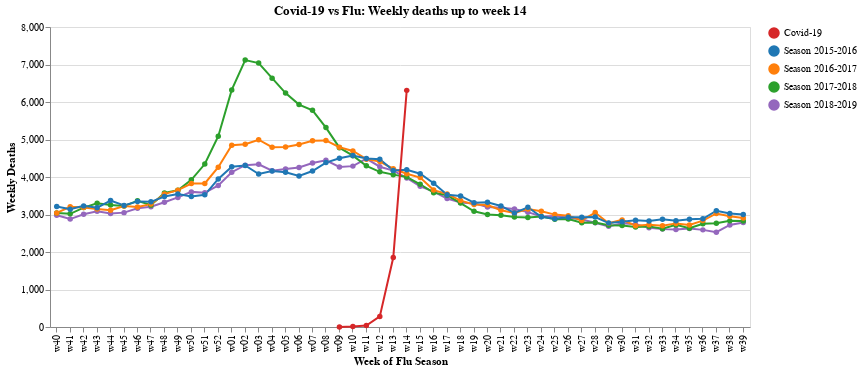

This figure's notebook cell:
### Code cell
#hide_input
# select a point for which to provide details-on-demand
label = alt.selection_single(
    encodings=['x'], # limit selection to x-axis value
    on='mouseover',  # select on mouseover events
    nearest=True,    # select data point nearest the cursor
    empty='none'     # empty selection includes no data points
)

base = alt.Chart().mark_line(point=True).encode(
    x = alt.X('Weeks:N', axis=alt.Axis(title='Week of Flu Season'), sort=None),
    y = alt.Y('value', axis=alt.Axis(title='Weekly Deaths')),
    color=alt.Color('variable', legend=alt.Legend(title=""), scale=alt.Scale(
        range=['#d62728', '#1f77b4', '#ff7f0b', '#2ca02c', '#9467bd'])),
    order='codigo',
)

alt.layer(
    base, # base line chart
    
    # add a rule mark to serve as a guide line
    alt.Chart().mark_rule(color='#aaa').encode(
        x = alt.X('Weeks:N', axis=alt.Axis(title='Week of Flu Season'), sort=None)
    ).transform_filter(label),
    
    # add circle marks for selected time points, hide unselected points
    base.mark_circle().encode(
        opacity=alt.condition(label, alt.value(1), alt.value(0))
    ).add_selection(label),

    # add white stroked text to provide a legible background for labels
    base.mark_text(align='left', dx=5, dy=-5, stroke='white', strokeWidth=2).encode(
        text='value:Q'
    ).transform_filter(label),

    # add text labels for stock prices
    base.mark_text(align='left', dx=5, dy=-5).encode(
        text='value:Q'
    ).transform_filter(label),
    
    data=data
).properties(
    title=f'Covid-19 vs Flu: Weekly deaths up to week 14',
    width=700
)

### Figure 1 — Vega-Lite specification as saved in the notebook (floating-point values rounded to 4 significant figures; data arrays with more than 128 entries replaced by an {"elided": "..."} marker saying what was removed)
{"config": {"view": {"continuousWidth": 400, "continuousHeight": 300}}, "layer": [{"mark": {"type": "line", "point": true}, "encoding": {"color": {"type": "nominal", "field": "variable", "legend": {"title": ""}, "scale": {"range": ["#d62728", "#1f77b4", "#ff7f0b", "#2ca02c", "#9467bd"]}}, "order": {"type": "quantitative", "field": "codigo"}, "x": {"type": "nominal", "axis": {"title": "Week of Flu Season"}, "field": "Weeks", "sort": null}, "y": {"type": "quantitative", "axis": {"title": "Weekly Deaths"}, "field": "value"}}}, {"mark": {"type": "rule", "color": "#aaa"}, "encoding": {"x": {"type": "nominal", "axis": {"title": "Week of Flu Season"}, "field": "Weeks", "sort": null}}, "transform": [{"filter": {"selection": "selector006"}}]}, {"mark": "circle", "encoding": {"color": {"type": "nominal", "field": "variable", "legend": {"title": ""}, "scale": {"range": ["#d62728", "#1f77b4", "#ff7f0b", "#2ca02c", "#9467bd"]}}, "opacity": {"condition": {"value": 1, "selection": "selector006"}, "value": 0}, "order": {"type": "quantitative", "field": "codigo"}, "x": {"type": "nominal", "axis": {"title": "Week of Flu Season"}, "field": "Weeks", "sort": null}, "y": {"type": "quantitative", "axis": {"title": "Weekly Deaths"}, "field": "value"}}, "selection": {"selector006": {"type": "single", "encodings": ["x"], "on": "mouseover", "nearest": true, "empty": "none"}}}, {"mark": {"type": "text", "align": "left", "dx": 5, "dy": -5, "stroke": "white", "strokeWidth": 2}, "encoding": {"color": {"type": "nominal", "field": "variable", "legend": {"title": ""}, "scale": {"range": ["#d62728", "#1f77b4", "#ff7f0b", "#2ca02c", "#9467bd"]}}, "order": {"type": "quantitative", "field": "codigo"}, "text": {"type": "quantitative", "field": "value"}, "x": {"type": "nominal", "axis": {"title": "Week of Flu Season"}, "field": "Weeks", "sort": null}, "y": {"type": "quantitative", "axis": {"title": "Weekly Deaths"}, "field": "value"}}, "transform": [{"filter": {"selection": "selector006"}}]}, {"mark": {"type": "text", "align": "left", "dx": 5, "dy": -5}, "encoding": {"color": {"type": "nominal", "field": "variable", "legend": {"title": ""}, "scale": {"range": ["#d62728", "#1f77b4", "#ff7f0b", "#2ca02c", "#9467bd"]}}, "order": {"type": "quantitative", "field": "codigo"}, "text": {"type": "quantitative", "field": "value"}, "x": {"type": "nominal", "axis": {"title": "Week of Flu Season"}, "field": "Weeks", "sort": null}, "y": {"type": "quantitative", "axis": {"title": "Weekly Deaths"}, "field": "value"}}, "transform": [{"filter": {"selection": "selector006"}}]}], "data": {"name": "data-7f7516bc8e9c679b11dc63f104dbd30e"}, "title": "Covid-19 vs Flu: Weekly deaths up to week 14", "width": 700, "$schema": "https://vega.github.io/schema/vega-lite/v4.8.1.json", "datasets": {"data-7f7516bc8e9c679b11dc63f104dbd30e": {"elided": "260 records"}}}
